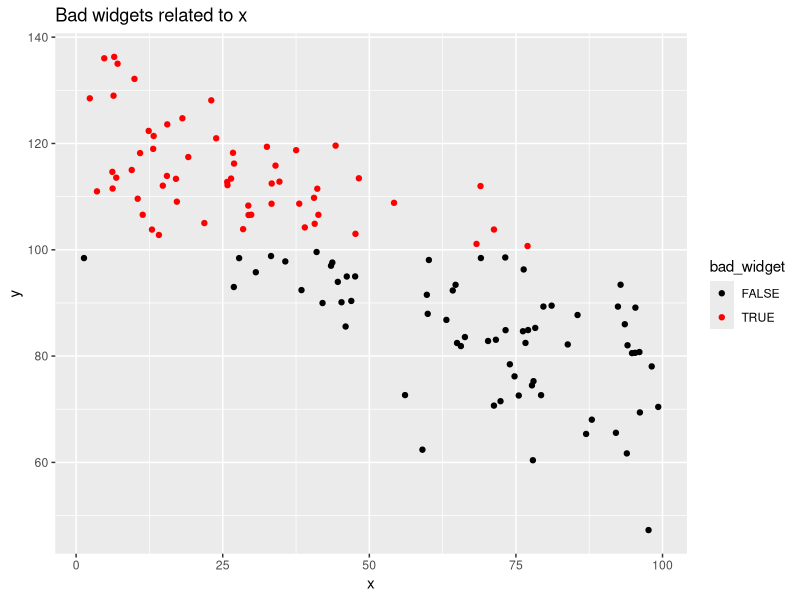
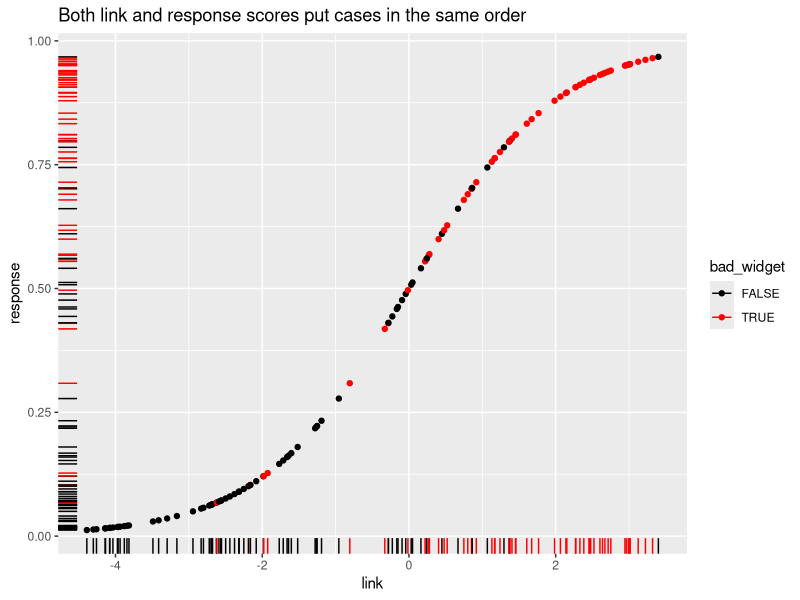
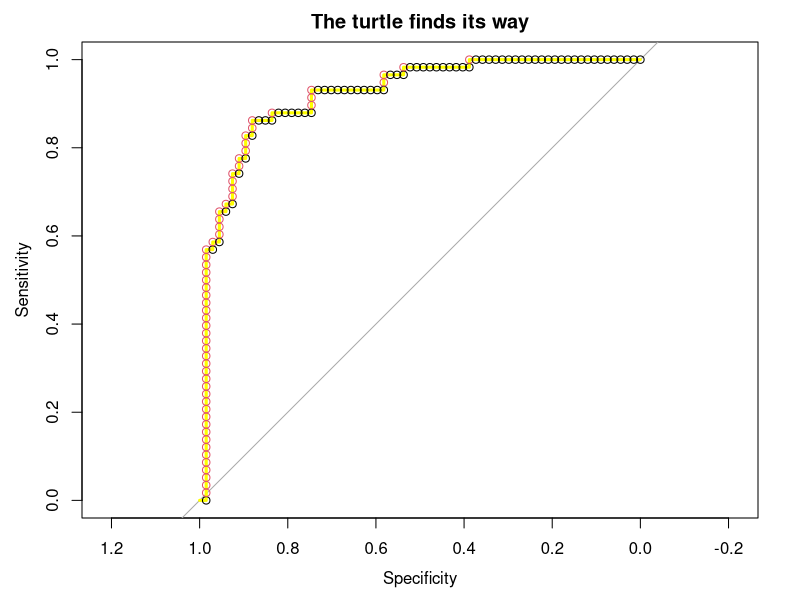
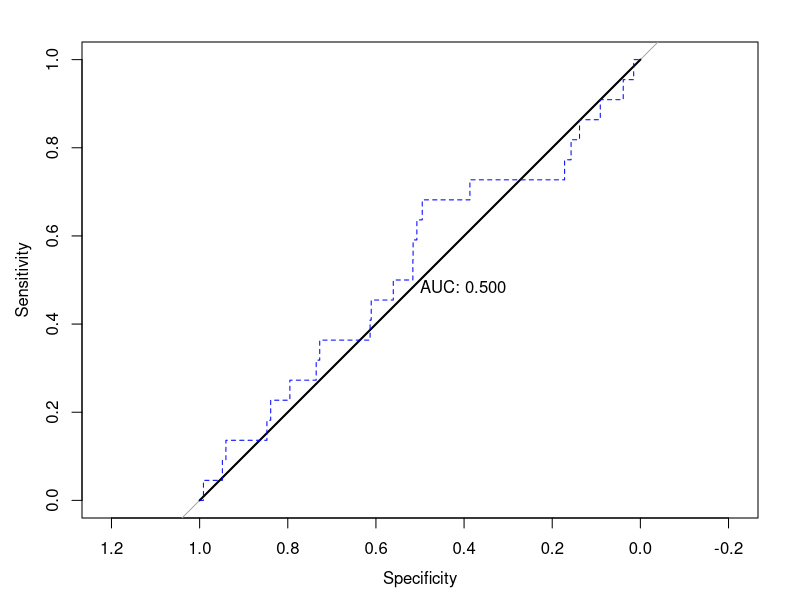

Generate these figures, in order, with R:
## ---- chunk 1
#| message: FALSE
#| warning: FALSE
#| code-fold: FALSE

simple_roc <- function(labels, scores){
  labels <- labels[order(scores, decreasing=TRUE)]
  data.frame(TPR=cumsum(labels)/sum(labels), FPR=cumsum(!labels)/sum(!labels), labels)
}
## ---- chunk 2
#| message: FALSE
#| warning: FALSE
#| code-fold: TRUE
set.seed(1)
sim_widget_data <- function(N, noise=100){
  x <- runif(N, min=0, max=100)
  y <- 122 - x/2 + rnorm(N, sd=noise)
  bad_widget <- factor(y > 100)
  data.frame(x, y, bad_widget)
}
widget_data <- sim_widget_data(500, 10)

test_set_idx <- sample(1:nrow(widget_data), size=floor(nrow(widget_data)/4))

test_set <- widget_data[test_set_idx,]
training_set <- widget_data[-test_set_idx,]
library(ggplot2)
library(dplyr)
test_set %>% 
  ggplot(aes(x=x, y=y, col=bad_widget)) + 
  scale_color_manual(values=c("black", "red")) + 
  geom_point() + 
  ggtitle("Bad widgets related to x")
## ---- chunk 3
#| message: FALSE
#| warning: FALSE
#| code-fold: TRUE
fit_glm <- glm(bad_widget ~ x, training_set, family=binomial(link="logit"))

glm_link_scores <- predict(fit_glm, test_set, type="link")

glm_response_scores <- predict(fit_glm, test_set, type="response")

score_data <- data.frame(link=glm_link_scores, 
                         response=glm_response_scores,
                         bad_widget=test_set$bad_widget,
                         stringsAsFactors=FALSE)

score_data %>% 
  ggplot(aes(x=link, y=response, col=bad_widget)) + 
  scale_color_manual(values=c("black", "red")) + 
  geom_point() + 
  geom_rug() + 
  ggtitle("Both link and response scores put cases in the same order")
## ---- chunk 4
#| message: FALSE
#| warning: FALSE
#| code-fold: TRUE

library(pROC)
plot(roc(test_set$bad_widget, glm_response_scores, direction="<"),
		 col="yellow", lwd=3, asp=1, main="The turtle finds its way")

glm_simple_roc <- simple_roc(test_set$bad_widget=="TRUE", glm_link_scores)
with(glm_simple_roc, points(1 - FPR, TPR, col=1 + labels))
## ---- chunk 5
#| message: FALSE
#| warning: FALSE
#| code-fold: TRUE
set.seed(1)
N <- 2000
P <- 0.01
rare_success <- sample(c(TRUE, FALSE), N, replace=TRUE, prob=c(P, 1-P))
guess_not <- rep(0, N)
plot(roc(rare_success, guess_not), print.auc=TRUE)

simp_roc <- simple_roc(rare_success, guess_not)
with(simp_roc, lines(1 - FPR, TPR, col="blue", lty=2))
simp_roc2 <- simple_roc(rare_success, runif(length(guess_not)))

